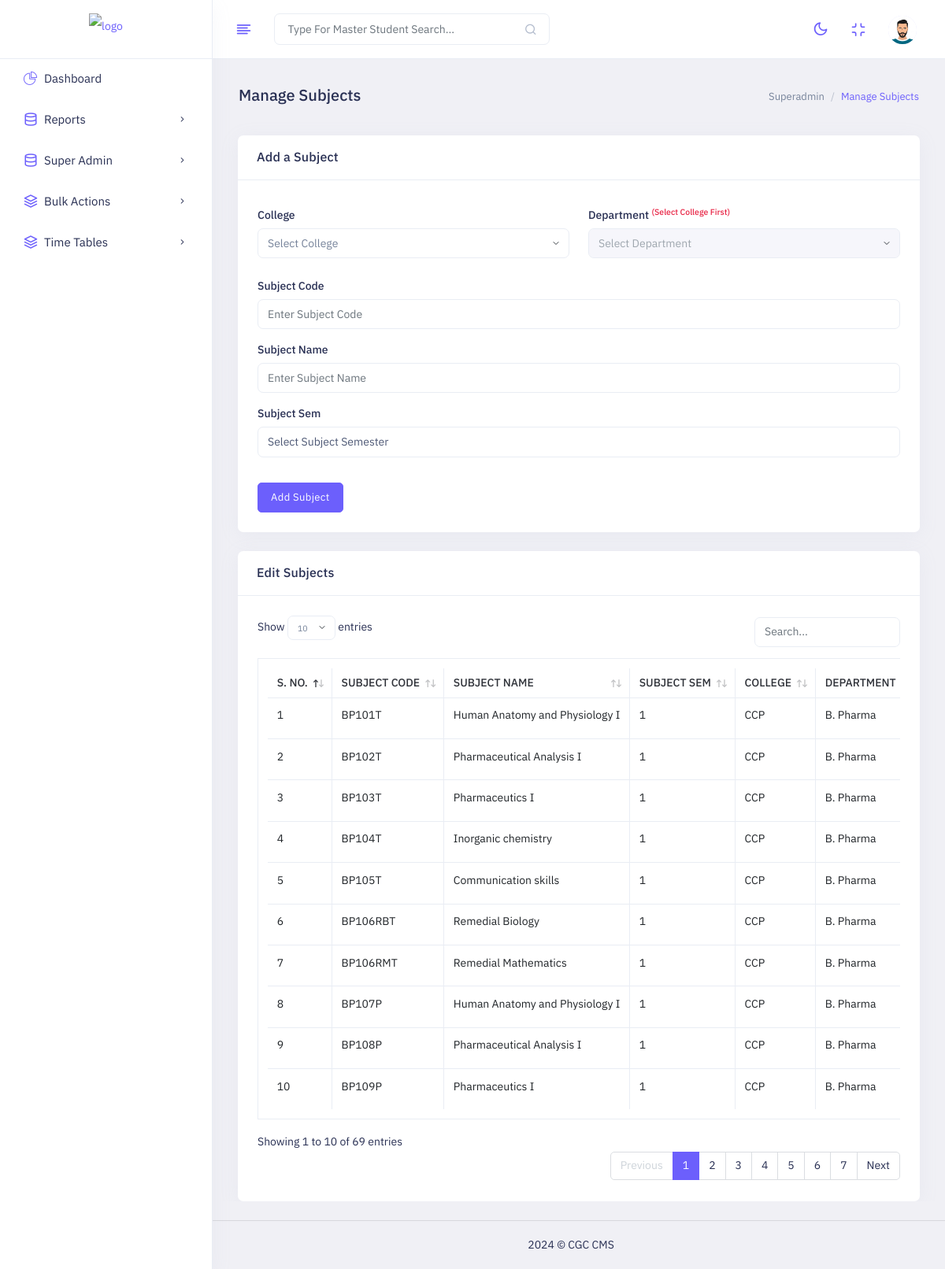
The app's page /erp/manage-subjects.php (signed in) with its own data.
### tables this page shows
CREATE TABLE `subjects` (
  `id` int(11) NOT NULL,
  `subjectcode` varchar(50) NOT NULL,
  `subjectid` varchar(50) NOT NULL,
  `subjectname` varchar(50) NOT NULL,
  `subjectsem` int(11) NOT NULL,
  `collegeid` varchar(15) NOT NULL,
  `depid` varchar(15) NOT NULL,
  `tpp` int(1) NOT NULL,
  `lab` int(11) NOT NULL
);

### erp/conn.php (called while the page is built, shortened)
<?php
class db {
    public function mconnect() {
        try {
            $conn = new PDO("mysql:host=mysql_db.local;dbname=accadify", "root", "root");
            $conn->setAttribute(PDO::ATTR_ERRMODE, PDO::ERRMODE_EXCEPTION);
            return $conn;
        }
        catch(PDOException $e) {
            return $e->getMessage();
        }
    }
}

### erp/manage-subjects.php (the view, shortened to what this page needs)
<?php
require_once 'conn.php';
$conn = new Db;
$sql = "SELECT collegeid, label FROM `colleges` ";
$query = $conn->mconnect()->prepare($sql);
$query->execute();
$clgDetails = $query->fetchAll(PDO::FETCH_KEY_PAIR);
$sql = "SELECT depid, label FROM `departments` ";
$query = $conn->mconnect()->prepare($sql);
$query->execute();
$depDetails = $query->fetchAll(PDO::FETCH_KEY_PAIR);
?>
<!doctype html>
<html lang="en" dir="ltr">
<head>
    <link id="style" href="../assets/plugins/bootstrap/css/bootstrap.min.css" rel="stylesheet">
     <link href="../assets/css/style.css" rel="stylesheet">
    <link href="../assets/css/plugins.css" rel="stylesheet">
    <link href="../assets/css/icons.css" rel="stylesheet">
    <link href="../assets/switcher/css/switcher.css" rel="stylesheet">
    <link href="../assets/switcher/demo.css" rel="stylesheet">
</head>
<body class="app sidebar-mini ltr light-mode">
    <div class="page">
        <div class="page-main">
            <?php include 'header.php' ?>
            <?php include 'sidebar.php' ?>
            <div class="main-content app-content mt-0">
                <div class="side-app">
                    <div class="main-container container-fluid">
                        <div class="page-header">
                            <h1 class="page-title">Manage Subjects</h1>
                            <div>
                                <ol class="breadcrumb">
                                    <li class="breadcrumb-item"><a href="#">Superadmin</a></li>
                                    <li class="breadcrumb-item active" aria-current="page">Manage Subjects</li>
                                </ol>
                            </div>
                        </div>
                        <div class="card">
                            <div class="card-header">
                                <h4 class="card-title">Add a Subject</h4>
                            </div>
                            <div class="card-body">
                                <form method="POST" action="../assets/backend/addSubject.php">
                                    <div class="">
                                        <div class="row">
                                            <div class="form-group col-6">
                                                <label for="exampleInputEmail1" class="form-label">College</label>
                                                <select name="collegeid" id="collegeSelect" class="form-control form-select select2" required>
                                                    <option value="" selected disabled>Select College</option>
                                                </select>
                                            </div>
                                            <div class="form-group col-6">
                                            <label for="exampleInputEmail1" class="form-label">Department <sup class="text-danger">(Select College First)</sup></label>
                                            <select name="depid" id="depSelect" class="form-control form-select select2" onclick="" disabled="1" required>
                                                <option value="" selected disabled>Select Department</option>
                                            </select>
                                        </div>
                                        </div>
                                        <div class="form-group">
                                            <label for="exampleInputEmail1" class="form-label">Subject Code</label>
                                            <input name="code" type="text" class="form-control" id="exampleInputEmail1" placeholder="Enter Subject Code" autocomplete="username" required>
                                        </div>
                                        <div class="form-group">
                                            <label for="exampleInputEmail1" class="form-label"> Subject Name</label>
                                            <input name="name" type="text" class="form-control" placeholder="Enter Subject Name" required>
                                        </div>
                                        <div class="form-group">
                                            <label for="exampleInputPassword1" class="form-label">Subject Sem</label>
                                            <select name="sem" class="form-control" data-placeholder="Choose one" aria-hidden="true" required>
                                                <option value="" disabled selected>Select Subject Semester</option>
                                            </select>
                                        </div>
                                    </div>
                                    <button class="btn btn-primary mt-4 mb-0" type="submit" name="submit">Add Subject</button>
                                </form>
                            </div>
                        </div>
                        <div class="card">
                                    <div class="card-header">
                                        <h3 class="card-title">Edit Subjects</h3>
                                    </div>
                                    <div class="card-body">
                                        <div class="table-responsive">
                                            <table class="table table-bordered border text-nowrap mb-0" id="responsive-datatable">
                                                <thead>
                                                        <th>S. No.</th>
                                                        <th>Subject Code</th>
                                                        <th>Subject Name</th>
                                                        <th>Subject Sem</th>
                                                        <th>College</th>
                                                        <th>Department</th>
                                                </thead>
                                                <tbody>
                                                        <?php
                                                        $sql = "SELECT subjectname as name, subjectid as id, subjectcode as code, subjectsem as sem,collegeid,depid FROM `subjects` ";
                                                        $query = $conn->mconnect()->prepare($sql);
                                                        $query->execute();
                                                        $row = $query->fetchAll(PDO::FETCH_ASSOC);
                                                        foreach ($row as $key => $value) {
                                                            ?>
                                                                <tr style='position:relative;'>
                                                                <td><?php echo ($key+1); ?></td>
                                                                <td><?php echo $value["code"]; ?></td>
                                                                <td><?php echo $value["name"]; ?></td>
                                                                <td><?php echo $value["sem"]; ?></td>
                                                                <td><?php echo $clgDetails[$value["collegeid"]]; ?></td>
                                                                <td><?php echo $depDetails[$value["depid"]]; ?></td>
                                                                </tr>
                                                            <?php
                                                        }
                                                        ?>
                                                </tbody>
                                            </table>
                                        </div>
                                    </div>
                                </div>
                    </div>
                </div>
            </div>
        </div>
    <?php include 'footer.php' ?>
</body>
</html>

### records on screen
subjects: subjectcode "BP101T", subjectname "Human Anatomy and Physiology I", subjectsem "1", collegeid "CCP", depid "B. Pharma"
subjects: subjectcode "BP102T", subjectname "Pharmaceutical Analysis I", subjectsem "1", collegeid "CCP", depid "B. Pharma"
subjects: subjectcode "BP103T", subjectname "Pharmaceutics I", subjectsem "1", collegeid "CCP", depid "B. Pharma"
subjects: subjectcode "BP104T", subjectname "Inorganic chemistry", subjectsem "1", collegeid "CCP", depid "B. Pharma"
subjects: subjectcode "BP105T", subjectname "Communication skills", subjectsem "1", collegeid "CCP", depid "B. Pharma"
subjects: subjectcode "BP106RBT", subjectname "Remedial Biology", subjectsem "1", collegeid "CCP", depid "B. Pharma"
subjects: subjectcode "BP106RMT", subjectname "Remedial Mathematics", subjectsem "1", collegeid "CCP", depid "B. Pharma"
subjects: subjectcode "BP107P", subjectname "Human Anatomy and Physiology I", subjectsem "1", collegeid "CCP", depid "B. Pharma"
subjects: subjectcode "BP108P", subjectname "Pharmaceutical Analysis I", subjectsem "1", collegeid "CCP", depid "B. Pharma"
subjects: subjectcode "BP109P", subjectname "Pharmaceutics I", subjectsem "1", collegeid "CCP", depid "B. Pharma"
